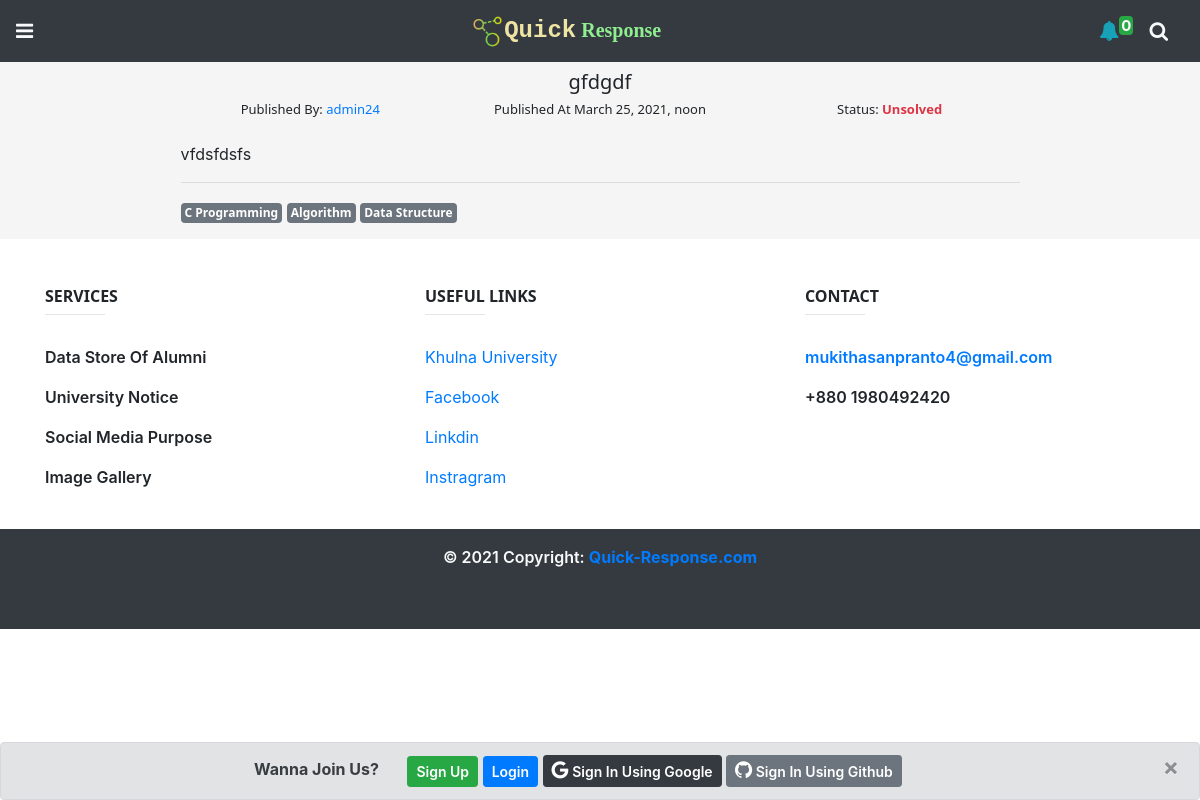
The page /problems/76/details/ on the database its author committed.
### problems/models.py (models this page shows, shortened)
class Problem(models.Model):
    author = models.ForeignKey(settings.AUTH_USER_MODEL,on_delete=models.CASCADE)
    title = models.CharField(max_length=120)
    body = RichTextUploadingField()
    created_on = models.DateTimeField(default=datetime.now)
    last_modified = models.DateTimeField(default=datetime.now)
    tag = models.ManyToManyField('Tag', related_name='problems')
    is_solved = models.BooleanField(default=False)

class Tag(models.Model):
    name = models.CharField(max_length=20)

### problems/views.py (the view)
# urls.py: path('<int:id>/details/',problem_details,name='problem_details'),
def problem_details(request,id):
    problem = Problem.objects.get(id=id)
    context = {
        'problem':problem,
    }
    return render(request,"problems/problem_details.html",context)

### templates/problems/problem_details.html
{% extends "base.html" %}
{% load static %}
{% block content %}
<div style="background-color: whitesmoke;" id="post_section">
    <div class="container">
        <div class="row justify-content-center">
            <div class="col-lg-9 p-2">
                <h5 class="text-center">{{problem.title}}</h5>
                <div class="row text-center">
                    <div class="col-lg-4">
                        <h6 style="font-size: small;">Published By: <a href="" style="text-decoration: none;">{{problem.author}}</a></h6>
                    </div>
                    <div class="col-lg-4">
                        <h6 style="font-size: small;">Published At {{problem.created_on}}</h6>
                    </div>
                    <div class="col-lg-4">
                        {% if problem.is_solved %}
                        <h6 style="font-size: small;">Status: <span class="text-success font-weight-bold">Solved</span></h6>
                        {% else %}
                        <h6 style="font-size: small;">Status: <span class="text-danger font-weight-bold">Unsolved</span></h6>
                        {% endif %}
                    </div>
                </div>
                <p>{{problem.body|safe}}</p>
                <hr>
                {% for tag in problem.tag.all %}
                <h6 class="d-inline-block">
                    <span class="badge badge-secondary p-1">{{tag.name}}</span>
                </h6>
                {% endfor %}
            </div>
        </div>
    </div>
</div>
{% endblock %}

### templates/base.html (style rules this page uses)
h1, h2, h3, h4, h5, h6, .my_font { font-family: "Courier New", Courier, monospace; }
h5, h6 { font-family: "Segoe UI", Tahoma, Geneva, Verdana, sans-serif; }

### rows shown on the page
Problem: title "gfdgdf", author "admin24", created_on "March 25, 2021, noon", body "vfdsfdsfs"
Tag: name "C Programming"
Tag: name "Algorithm"
Tag: name "Data Structure"
